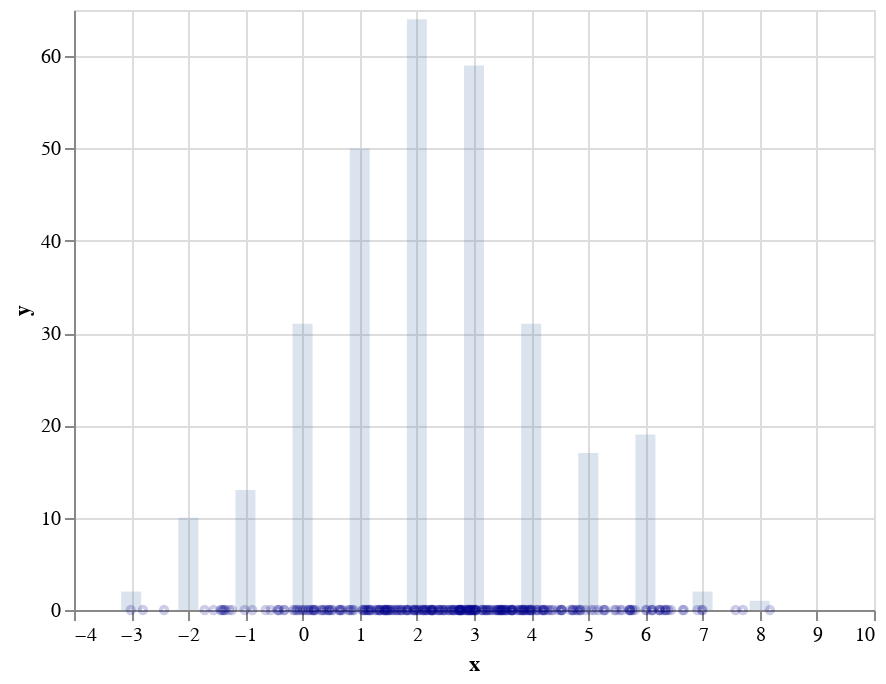

Notebook source saved alongside this figure:
### Markdown cell above
### Get some data

Let's start by drawing some data from a 1 dimensional normal with some mean and some standard deviation. I'll make a histogram to visualize the data. I'll also plot the actual data as blue dots along the x axis. Each little blue dot along the x-axis is some datapoint $x_i$.

### Code cell
import numpy as np
from helper import *

mu, sigma = 2.5, 2 # mean and standard deviation
N = 300
nbins = 10

s =  np.random.normal(mu, sigma, size=N)

values, bins = np.histogram(s, bins=np.arange(-3, nbins + 1))

histogram = make_bar_chart(size=10, opacity=.2, X=bins, Y=values)

x_points = make_scatter_chart(size=10, opacity=.2, X=s, Y=np.zeros(len(s)))

histogram + x_points

### Figure 1 — Vega-Lite specification as saved in the notebook (floating-point values rounded to 4 significant figures; data arrays with more than 128 entries replaced by an {"elided": "..."} marker saying what was removed)
{"$schema": "https://vega.github.io/schema/vega-lite/v2.6.0.json", "config": {"view": {"height": 300, "width": 400}}, "layer": [{"data": {"values": [{"x": -3, "y": 2}, {"x": -2, "y": 10}, {"x": -1, "y": 13}, {"x": 0, "y": 31}, {"x": 1, "y": 50}, {"x": 2, "y": 64}, {"x": 3, "y": 59}, {"x": 4, "y": 31}, {"x": 5, "y": 17}, {"x": 6, "y": 19}, {"x": 7, "y": 2}, {"x": 8, "y": 1}, {"x": 9, "y": 0}]}, "encoding": {"x": {"field": "x", "type": "quantitative"}, "y": {"field": "y", "type": "quantitative"}}, "mark": {"opacity": 0.2, "size": 10, "type": "bar"}}, {"data": {"values": {"elided": "300 records"}}, "encoding": {"x": {"field": "x", "type": "quantitative"}, "y": {"field": "y", "type": "quantitative"}}, "mark": {"color": "darkblue", "opacity": 0.2, "size": 10, "type": "point"}}]}
